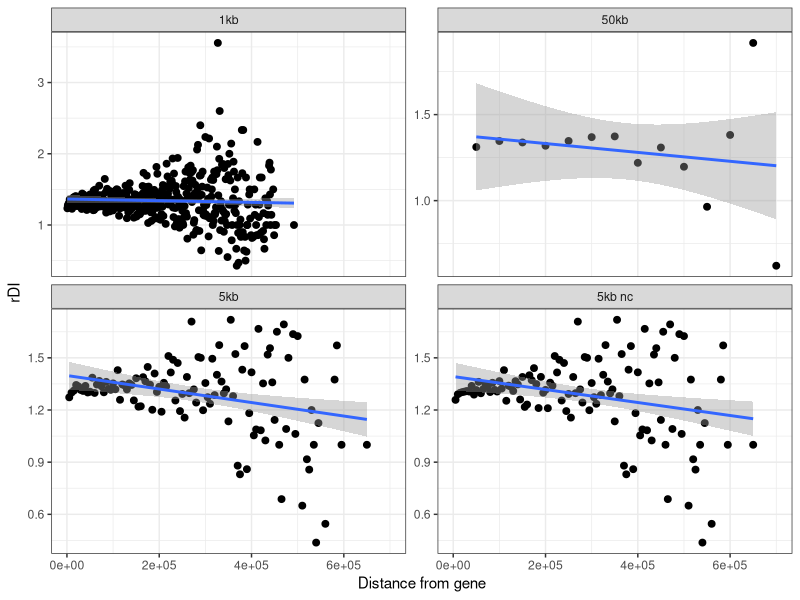

This chart was generated by the following R code:
# Title     : TODO
# Objective : TODO
# Created by: henryjuho
# Created on: 28/11/2017

library(ggplot2)

fiftykb = read.delim('distance_bin_beds/bin_summaries.txt')
fiftykb$window_size = 50000
fiftykb$window_id = '50kb'

fivekb = read.delim('distance_bin_beds_5kb/bin_summaries_5kb.txt')
fivekb$window_size = 5000
fivekb$window_id = '5kb'

onekb = read.delim('distance_bin_beds_1kb/bin_summaries_1kb.txt')
onekb$window_size = 1000
onekb$window_id = '1kb'

fivekb_nc = read.delim('distance_bin_beds_5kb_noncoding/bin_summaries_5kb_nc.txt')
fivekb_nc$window_size = 5000
fivekb_nc$window_id = '5kb nc'

all_data = rbind(fiftykb, fivekb, onekb, fivekb_nc)

all_data

ins_data = subset(all_data, type=='ins', select=c(bin, count, window_size, window_id))
colnames(ins_data) = c('bin', 'ins_count', 'window_size', 'window_id')

del_data = subset(all_data, type=='del', select=c(bin, count, window_size, window_id))
colnames(del_data) = c('bin', 'del_count', 'window_size', 'window_id')

dist_rdi = data.frame(cbind(ins_data, del_data$del_count))
colnames(dist_rdi) = c('bin', 'ins_count', 'window_size', 'window_id', 'del_count')
dist_rdi = subset(dist_rdi, ins_count > 5 & del_count > 5)

dist_rdi$rdi = as.numeric(as.character(dist_rdi$del_count)) / as.numeric(as.character(dist_rdi$ins_count))
dist_rdi$distance = as.numeric(as.character(dist_rdi$bin)) * dist_rdi$window_size

fifty_test_d = subset(dist_rdi, window_size==50000)
fifty_test = cor.test(fifty_test_d$rdi, fifty_test_d$distance, method='spearman', exact=NULL)
fifty_test

five_test_d = subset(dist_rdi, window_size==5000 & window_id=='5kb')
five_test = cor.test(five_test_d$rdi, five_test_d$distance, method='spearman', exact=NULL)


one_test_d = subset(dist_rdi, window_size==1000)
one_test = cor.test(one_test_d$rdi, one_test_d$distance, method='spearman', exact=NULL)
one_test

five_test_d_nc = subset(dist_rdi, window_size==5000 & window_id=='5kb nc')
five_test_nc = cor.test(five_test_d_nc$rdi, five_test_d_nc$distance, method='spearman', exact=NULL)
five_test
five_test_nc

rdi_plot = ggplot(dist_rdi, aes(x=distance, y=rdi)) +
      geom_point(stat='identity', size = 2) +
      theme_bw() +
      geom_smooth(method='lm') +
      ylab('rDI')  + xlab('Distance from gene') +
      facet_wrap(~window_id, scale='free_y', nrow=2)

png(file='distance_rdi_counts.png', width=6, height=6, units='in', res=360)

rdi_plot

dev.off()